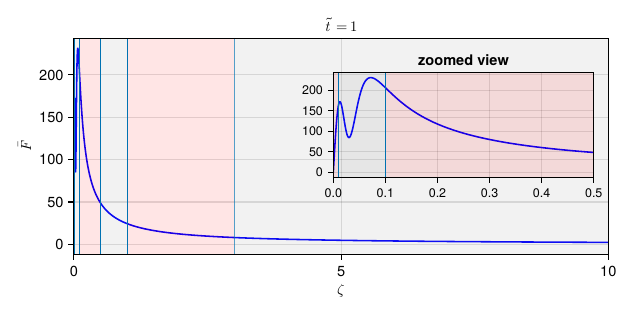

Write Julia code to recreate this figure.
using FiniteLineSource
using FiniteLineSource: f_evolve_1!, f_evolve_2!
using WGLMakie
using CairoMakie
using Parameters
using LaTeXStrings

WGLMakie.activate!()

# compute big F the smooth function 

# compute_f stores the values for all time steps
function compute_f!(setup, Fx, q, x, fx, CΔt, params)
    n = length(q)
    for i = 1:n-1
        @inbounds f_evolve_1!(setup, fx, x, CΔt, q[i], params)
        @inbounds f_evolve_2!(setup, fx, x, q[i], params)
        @inbounds Fx[i+1,:] .= copy(fx)
    end
end

Δt = 3600.; α = 1e-6; kg = 3.; rb = 0.1; 
Δt̃ = Δt*α/rb^2
r=1.

setup = PointToPoint(r=r)
params = Constants(Δt=Δt, α=α, kg=kg, rb=rb)
precomp = precompute_parameters(setup, params=params)
@unpack x, fx, v = precomp

guide(z) = exp(-10*z^2*Δt) * (1 - exp(-z^2*Δt)) / z
segments = adaptive_gk_segments(guide, 0., 10.)
segment_limits = sort(union([s.a for s in segments], [s.b for s in segments]))
#x, w = adaptive_gk(guide, 0., 10.)


CΔt = @. exp(-x^2*Δt̃)
q = [20*sin(2π*i/8760)+ 5 *sin(2π*i/8760)+ 5. for i=1:10000]
Fx = zeros(length(q),length(x))
@time compute_f!(setup, Fx, q, x, fx, CΔt, params)


##.
# Evolution of Fx in time 

ff = Figure(size = (600, 300))
ax = Axis(ff[1, 1], xlabel = latexstring(L"\zeta"), ylabel = latexstring(L"\bar{F}"), title=latexstring(L"\tilde{t} = 1"))

perm = sortperm(x)
lines!(ax, x[perm], Fx[10000,perm], color= :black, label = "1", linewidth=0.5)
scatter!(ax,  x[1:2:end], Fx[10000,:][1:2:end], color=:blue, markersize=4)
colors = [(i%2 == 0 ? :red : :grey, 0.07) for (i, lim) in enumerate(segment_limits[1:end-1])]
vspan!(segment_limits[1:end-1], segment_limits[2:end], color = colors)
xlims!(ax, 0, 10)
ax.xticks = 0:2:10
vlines!(segment_limits, colors= :blue, linewidth=1)

#vlines!(ax, segment_limits, color = :red)

ax2 = Axis(ff, bbox = BBox(327, 570, 130, 230), xticklabelsize = 12, yticklabelsize = 12, title = "zoomed view")
xlims!(ax2, 0, 0.5)
ax2.xticks = 0:0.1:0.5
hidedecorations!(ax2, ticks=false, ticklabels=false)
lines!(ax2, x[perm], Fx[10000,perm], color= :black, strokewidth = 0.5, label = "1", linewidth=0.5)
scatter!(ax2,  x[1:2:end], Fx[10000,:][1:2:end], color=:blue, markersize=4)
vspan!(segment_limits[1:end-1], segment_limits[2:end], color = colors)
vlines!(segment_limits, colors= :blue, linewidth=1)

#Box(ff, color = :bisque, strokecolor = :blue, strokewidth = 1)

#axislegend(latexstring(L"\tilde{t}"); position= :rt, backgroundcolor = (:grey90, 0.25));

ff

CairoMakie.activate!()
save("figures/Fx_disc.pdf", ff)